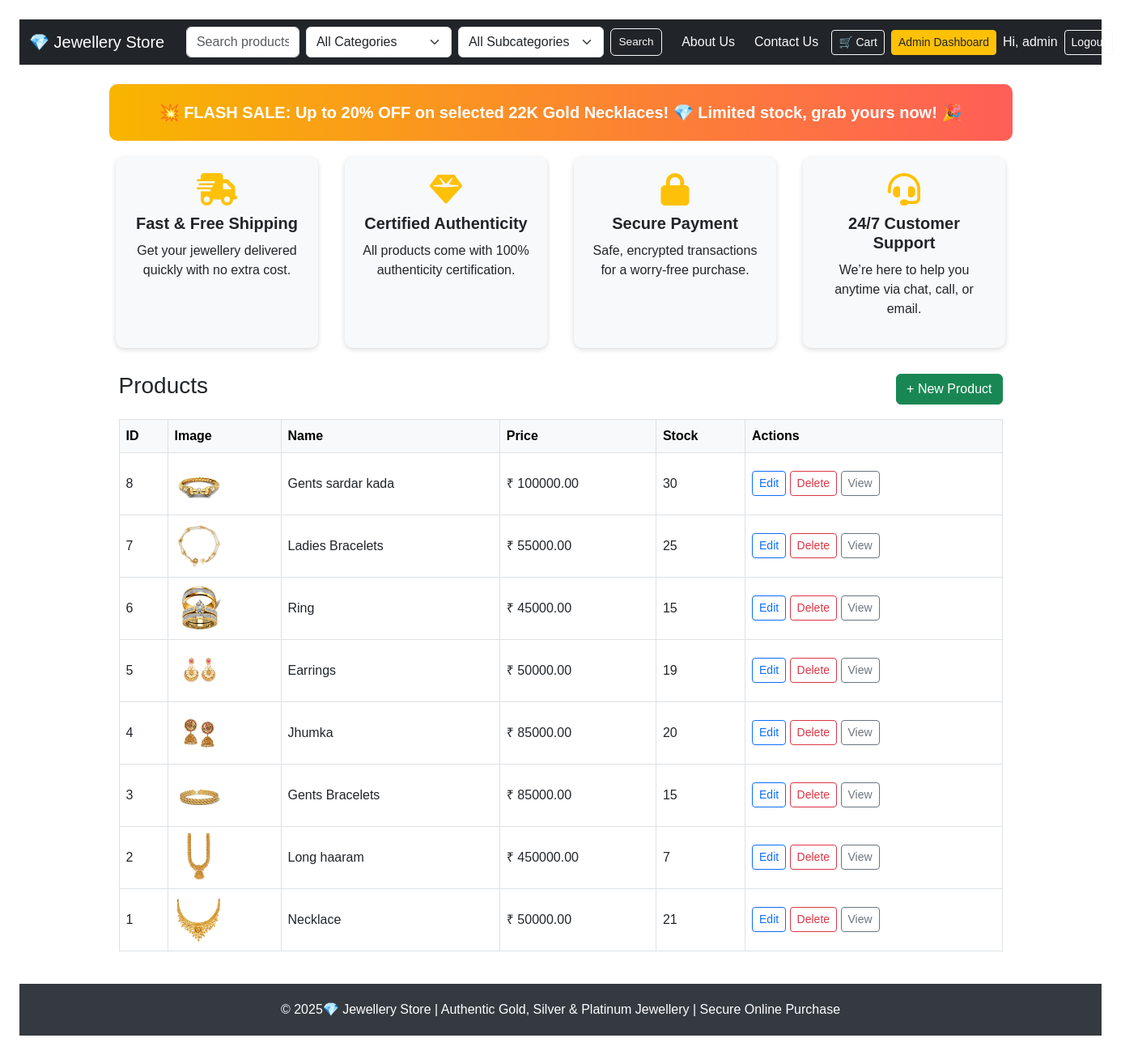
Screenshot of /admin/admin/products (signed in) with the database file from the repository.
### models.py (models this page shows, shortened)
class User(db.Model, UserMixin):
    __tablename__ = 'user'
    id = db.Column(db.Integer, primary_key=True)
    username = db.Column(db.String(150), nullable=False, unique=True)
    email = db.Column(db.String(150), nullable=False, unique=True)
    password_hash = db.Column(db.String(200), nullable=False)
    is_admin = db.Column(db.Boolean, default=False)
    orders = db.relationship('Order', backref='user', lazy=True)
    reviews = db.relationship('Review', backref='user', lazy=True)

class Product(db.Model):
    __tablename__ = 'product'
    id = db.Column(db.Integer, primary_key=True)
    name = db.Column(db.String(150), nullable=False)
    description = db.Column(db.Text, nullable=True)
    price = db.Column(db.Float, nullable=False)
    stock = db.Column(db.Integer, default=0)
    image = db.Column(db.String(200), nullable=True)
    category_id = db.Column(db.Integer, db.ForeignKey('category.id'))
    category = db.relationship('Category', backref='products')

### routes/admin_routes.py (the view)
@admin_bp.route('/admin/products')
@login_required
def products_list():
    ensure_admin()
    products = Product.query.order_by(Product.id.desc()).all()
    return render_template('product_list.html', products=products)

### app.py (called while the page is built)
@login_manager.user_loader
def load_user(user_id):
    return User.query.get(int(user_id))

### routes/admin_routes.py (called while the page is built)
def ensure_admin():
    if not current_user.is_authenticated or not current_user.is_admin:
        abort(403)

### templates/product_list.html (shortened to what this page needs)
{% extends "base.html" %}
{% from "_csrf.html" import csrf_field %}
{% block content %}
<div class="container mt-4">
  <div class="d-flex justify-content-between align-items-center mb-3">
    <h3>Products</h3>
    <a class="btn btn-success" href="{{ url_for('admin.product_create') }}">+ New Product</a>
  </div>
  {% if products %}
  <table class="table table-bordered align-middle">
    <thead class="table-light">
      <tr>
        <th>ID</th>
        <th>Image</th>
        <th>Name</th>
        <th>Price</th>
        <th>Stock</th>
        <th>Actions</th>
      </tr>
    </thead>
    <tbody>
      {% for p in products %}
      <tr>
        <td>{{ p.id }}</td>
        <td>
          {% if p.image %}
            <img src="{{ p.image }}" alt="" style="width:60px;height:60px;object-fit:cover;">
          {% endif %}
        </td>
        <td>{{ p.name }}</td>
        <td>₹ {{ '%.2f'|format(p.price) }}</td>
        <td>{{ p.stock }}</td>
        <td>
          <a class="btn btn-sm btn-outline-primary" href="{{ url_for('admin.product_edit', pid=p.id) }}">Edit</a>
          <form method="post" action="{{ url_for('admin.product_delete', pid=p.id) }}" class="d-inline" onsubmit="return confirm('Delete this product?');">
            <button class="btn btn-sm btn-outline-danger">Delete</button>
          </form>
          <a class="btn btn-sm btn-outline-secondary" href="{{ url_for('product.product_detail', product_id=p.id) }}">View</a>
        </td>
      </tr>
      {% endfor %}
    </tbody>
  </table>
  {% else %}
    <div class="alert alert-info">No products yet.</div>
  {% endif %}
</div>
{% endblock %}

### templates/base.html (shortened to what this page needs)
<!DOCTYPE html>
<html lang="en">
<head>
  <link href="https://cdn.jsdelivr.net/npm/bootstrap@5.3.0/dist/css/bootstrap.min.css" rel="stylesheet">
</head>
<body>
  <nav class="navbar navbar-expand-lg navbar-dark bg-dark sticky-top">
    <div class="container-fluid">
      <a class="navbar-brand" href="{{ url_for('product.home') }}">💎 Jewellery  Store</a>
      <div class="collapse navbar-collapse" id="mainNav">
        <form method="get" action="{{ url_for('product.home') }}" class="d-flex align-items-center form-flex-nowrap me-3">
          <input type="text" name="q" placeholder="Search products..." class="form-control" value="{{ request.args.q or '' }}">
          <select name="category" class="form-select">
            <option value="">All Categories</option>
          </select>
          <select name="subcategory" class="form-select">
            <option value="">All Subcategories</option>
          </select>
          <button type="submit" class="btn btn-outline-light btn-navbar">Search</button>
        </form>
        <ul class="navbar-nav ms-auto d-flex align-items-center gap-2 no-wrap">
          <li class="nav-item"><a class="nav-link text-light" href="{{ url_for('product.about') }}">About Us</a></li>
          <li class="nav-item"><a class="nav-link text-light" href="{{ url_for('product.contact') }}">Contact Us</a></li>
          <li class="nav-item">
            <a class="btn btn-outline-light btn-sm no-wrap" href="{{ url_for('product.view_cart') }}">
              🛒 Cart
            </a>
          </li>
          {% if current_user.is_authenticated and current_user.is_admin %}
            <li class="nav-item"><a class="btn btn-warning btn-sm text-dark" href="{{ url_for('admin.dashboard') }}">Admin Dashboard</a></li>
          {% endif %}
          {% if current_user.is_authenticated %}
            <li class="nav-item"><span class="navbar-text text-light">Hi, {{ current_user.username or current_user.email }}</span></li>
            <li class="nav-item"><a class="btn btn-outline-light btn-sm" href="{{ url_for('auth.logout') }}">Logout</a></li>
          {% endif %}
        </ul>
      </div>
    </div>
  </nav>
  <div class="container mt-4">
    <div class="promo-banner">
      💥 FLASH SALE: Up to 20% OFF on selected 22K Gold Necklaces! 💎 Limited stock, grab yours now! 🎉
    </div>
  </div>
  <div class="container feature-cards">
    <div class="feature-card">
      <i class="fas fa-shipping-fast"></i>
      <h5>Fast & Free Shipping</h5>
      <p>Get your jewellery delivered quickly with no extra cost.</p>
    </div>
    <div class="feature-card">
      <i class="fas fa-gem"></i>
      <h5>Certified Authenticity</h5>
      <p>All products come with 100% authenticity certification.</p>
    </div>
    <div class="feature-card">
      <i class="fas fa-lock"></i>
      <h5>Secure Payment</h5>
      <p>Safe, encrypted transactions for a worry-free purchase.</p>
    </div>
    <div class="feature-card">
      <i class="fas fa-headset"></i>
      <h5>24/7 Customer Support</h5>
      <p>We’re here to help you anytime via chat, call, or email.</p>
    </div>
  </div>
  <div class="container mt-4">
    {% block content %}{% endblock %}
  </div>
  <footer>
    &copy; {{ current_year }} 2025💎 Jewellery Store | Authentic Gold, Silver & Platinum Jewellery | Secure Online Purchase
  </footer>
</body>
</html>

### templates/base.html (style rules this page uses)
body { font-family: Arial, sans-serif; margin: 24px; }
footer { background-color: #343a40; color: white; padding: 20px 0; text-align: center; margin-top: 40px; }
.promo-banner { background: linear-gradient(90deg, #f8b500, #ff5e57); color: white; padding: 20px; text-align: center; border-radius: 10px; margin-bottom: 20px; font-weight: bold; font-size: 1.25rem; animation: pulse 2s infinite; }
.feature-cards { display: flex; gap: 1rem; justify-content: space-around; flex-wrap: wrap; margin-bottom: 30px; }
.feature-card { background: #f8f9fa; border-radius: 10px; padding: 20px; width: 250px; box-shadow: 0 2px 6px rgba(0,0,0,0.15); text-align: center; transition: transform 0.3s ease; }
.feature-card i { font-size: 2.5rem; color: #ffc107; margin-bottom: 10px; }
.feature-card h5 { font-weight: bold; margin-bottom: 10px; }
.navbar .form-control, .navbar .form-select { min-width: 140px; max-width: 260px; }
.navbar .form-control[type="text"] { width: 220px; }
.navbar .btn-navbar { padding: .35rem .6rem; font-size: .85rem; }
.navbar .nav-link { white-space: nowrap; }
.navbar .no-wrap { white-space: nowrap; }
.form-flex-nowrap { flex-wrap: nowrap; gap: 0.5rem; }

### rows the page displays
User: username "admin"
Product: id "8", image (picture), name "Gents sardar kada", price "100000.00", stock "30"
Product: id "7", image (picture), name "Ladies Bracelets", price "55000.00", stock "25"
Product: id "6", image (picture), name "Ring", price "45000.00", stock "15"
Product: id "5", image (picture), name "Earrings", price "50000.00", stock "19"
Product: id "4", image (picture), name "Jhumka", price "85000.00", stock "20"
Product: id "3", image (picture), name "Gents Bracelets", price "85000.00", stock "15"
Product: id "2", image (picture), name "Long haaram", price "450000.00", stock "7"
Product: id "1", image (picture), name "Necklace", price "50000.00", stock "21"
